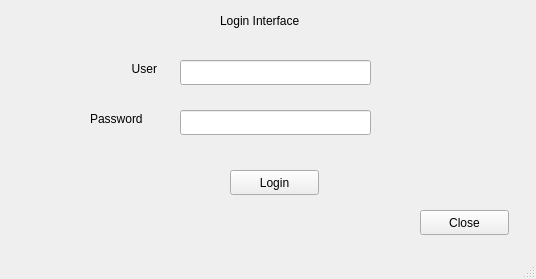
<?xml version="1.0" encoding="UTF-8"?>
<ui version="4.0">
 <class>MainWindow</class>
 <widget class="QMainWindow" name="MainWindow">
  <property name="geometry">
   <rect>
    <x>0</x>
    <y>0</y>
    <width>536</width>
    <height>279</height>
   </rect>
  </property>
  <property name="windowTitle">
   <string>Login</string>
  </property>
  <widget class="QWidget" name="centralwidget">
   <widget class="QLabel" name="label">
    <property name="geometry">
     <rect>
      <x>220</x>
      <y>0</y>
      <width>111</width>
      <height>41</height>
     </rect>
    </property>
    <property name="text">
     <string>Login Interface</string>
    </property>
   </widget>
   <widget class="QLabel" name="label_2">
    <property name="geometry">
     <rect>
      <x>90</x>
      <y>60</y>
      <width>67</width>
      <height>17</height>
     </rect>
    </property>
    <property name="text">
     <string>User</string>
    </property>
    <property name="alignment">
     <set>Qt::AlignRight|Qt::AlignTrailing|Qt::AlignVCenter</set>
    </property>
   </widget>
   <widget class="QLabel" name="label_3">
    <property name="geometry">
     <rect>
      <x>90</x>
      <y>110</y>
      <width>67</width>
      <height>17</height>
     </rect>
    </property>
    <property name="text">
     <string>Password</string>
    </property>
   </widget>
   <widget class="QLineEdit" name="lineEditUser">
    <property name="geometry">
     <rect>
      <x>180</x>
      <y>60</y>
      <width>191</width>
      <height>25</height>
     </rect>
    </property>
   </widget>
   <widget class="QLineEdit" name="lineEditPassword">
    <property name="geometry">
     <rect>
      <x>180</x>
      <y>110</y>
      <width>191</width>
      <height>25</height>
     </rect>
    </property>
    <property name="echoMode">
     <enum>QLineEdit::Password</enum>
    </property>
   </widget>
   <widget class="QPushButton" name="btnLogin">
    <property name="geometry">
     <rect>
      <x>230</x>
      <y>170</y>
      <width>89</width>
      <height>25</height>
     </rect>
    </property>
    <property name="text">
     <string>Login</string>
    </property>
   </widget>
   <widget class="QPushButton" name="btnClose">
    <property name="geometry">
     <rect>
      <x>420</x>
      <y>210</y>
      <width>89</width>
      <height>25</height>
     </rect>
    </property>
    <property name="text">
     <string>Close</string>
    </property>
   </widget>
   <widget class="QLabel" name="errorUser">
    <property name="geometry">
     <rect>
      <x>390</x>
      <y>60</y>
      <width>101</width>
      <height>17</height>
     </rect>
    </property>
    <property name="text">
     <string/>
    </property>
   </widget>
   <widget class="QLabel" name="errorPassword">
    <property name="geometry">
     <rect>
      <x>380</x>
      <y>110</y>
      <width>101</width>
      <height>17</height>
     </rect>
    </property>
    <property name="text">
     <string/>
    </property>
   </widget>
  </widget>
  <widget class="QMenuBar" name="menubar">
   <property name="geometry">
    <rect>
     <x>0</x>
     <y>0</y>
     <width>536</width>
     <height>22</height>
    </rect>
   </property>
  </widget>
  <widget class="QStatusBar" name="statusbar"/>
 </widget>
 <resources/>
 <connections/>
</ui>
